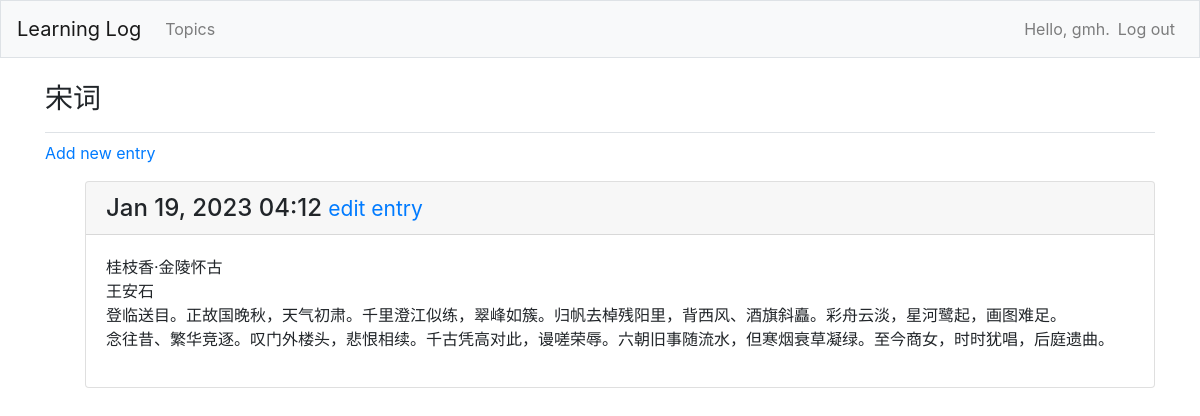
/topic/2/ (signed in), run on the app's committed database.
### note/models.py (models this page shows, shortened)
class Topic(models.Model):
    text=models.CharField(max_length=200)
    date_added=models.DateTimeField(auto_now_add=True)
    owner=models.ForeignKey(User,on_delete=models.CASCADE)
    def __str__(self):
        return self.text

class Entry(models.Model):
    topic=models.ForeignKey(Topic,on_delete=models.CASCADE)
    text=models.TextField()
    date_added=models.DateTimeField(auto_now_add=True)
    class Meta:
        verbose_name_plural = 'entries'

### note/views.py (the view)
# urls.py: path('topic/<int:topic_id>/',views.topic,name='topic'),
@login_required
def topic(request,topic_id):
    topic=Topic.objects.get(id=topic_id)
    if topic.owner!=request.user:
        raise Http404
    entries=topic.entry_set.order_by('-date_added')
    context={'topic':topic,'entries':entries}
    return render(request,'note/topic.html',context)

### note/templates/note/topic.html
{% extends 'note/base.html' %}
{% block page_header %}
  <h3>{{ topic }}</h3>
{% endblock page_header %}
{% block content %}
  <p>
    <a href="{% url 'note:new_entry' topic.id %}">Add new entry</a>
  </p>
  <ul>
  {% for entry in entries %}
    <div class="card mb-3">
      <h4 class="card-header">
        {{ entry.date_added|date:'M d, Y H:i' }}
        <small><a href="{% url 'note:edit_entry' entry.id %}">
            edit entry</a></small>
      </h4>
      <div class="card-body">
        {{ entry.text|linebreaks }}
      </div>
    </div>
  {% empty %}
    <p>There are no entries for this topic yet.</p>
  {% endfor %}
{% endblock content %}

### note/templates/note/base.html (shortened to what this page needs)
{% load bootstrap4 %}
<!doctype html>
<html lang="en">
<head>
  {% bootstrap_css %}
</head>
<body>
  <nav class="navbar navbar-expand-md navbar-light bg-light mb-4 border">
    <a class="navbar-brand" href="{% url 'note:index'%}">
        Learning Log</a>
    <div class="collapse navbar-collapse" id="navbarCollapse">
      <ul class="navbar-nav mr-auto">
        <li class="nav-item">
          <a class="nav-link" href="{% url 'note:topics'%}">
              Topics</a></li>
      </ul>
      <ul class="navbar-nav ml-auto">
        {% if user.is_authenticated %}
          <li class="nav-item">
            <span class="navbar-text"}">Hello, {{ user.username }}.</span>
          </li>
          <li class="nav-item">
            <a class="nav-link" href="{% url 'users:logout' %}">Log out</a>
          </li>
        {% else %}
          <li class="nav-item">
            <a class="nav-link" href="{% url 'users:register' %}">Register</a>
          </li>
          <li class="nav-item">
            <a class="nav-link" href="{% url 'users:login' %}">Log in</a></li>
        {% endif %}
      </ul>
    </div>
  </nav>
  <main role="main" class="container">
    <div class="pb-2 mb-2 border-bottom">
      {% block page_header %}{% endblock page_header %}
    </div>
    <div>
      {% block content %}{% endblock content %}
    </div>
  </main>
</body>
</html>

### data on the page
Topic: text "宋词"
Entry: date_added "Jan 19, 2023 04:12", text "桂枝香·金陵怀古 王安石 登临送目。正故国晚秋，天气初肃。千里澄江似练，翠峰如簇。归帆去棹残阳里，背西风、酒旗斜矗。彩舟云淡，星河鹭起，画图难足。 念往昔、繁华竞逐。叹门外楼头，悲恨相续。千古凭高对此，谩嗟荣辱。六朝旧事随流水，但寒烟衰草凝绿。至今商女，时时犹唱，后庭遗曲。"

### other printed values
{{ user.username }} "gmh"
